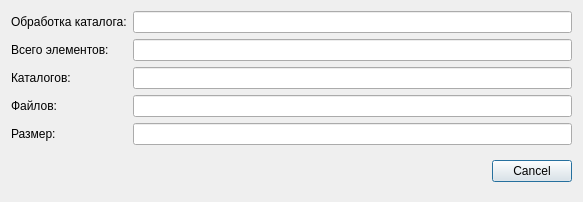
<?xml version="1.0" encoding="UTF-8"?>
<ui version="4.0">
 <class>FileSystemFilePathDialog</class>
 <widget class="QDialog" name="FileSystemFilePathDialog">
  <property name="geometry">
   <rect>
    <x>0</x>
    <y>0</y>
    <width>583</width>
    <height>202</height>
   </rect>
  </property>
  <property name="windowTitle">
   <string>Dialog</string>
  </property>
  <layout class="QVBoxLayout" name="verticalLayout">
   <item>
    <layout class="QGridLayout" name="gridLayout">
     <item row="2" column="0">
      <widget class="QLabel" name="label_5">
       <property name="text">
        <string>Каталогов:</string>
       </property>
      </widget>
     </item>
     <item row="3" column="0">
      <widget class="QLabel" name="label_6">
       <property name="text">
        <string>Файлов:</string>
       </property>
      </widget>
     </item>
     <item row="1" column="0">
      <widget class="QLabel" name="label_4">
       <property name="text">
        <string>Всего элементов:</string>
       </property>
      </widget>
     </item>
     <item row="1" column="1">
      <widget class="QLineEdit" name="lineEditItemCount">
       <property name="focusPolicy">
        <enum>Qt::NoFocus</enum>
       </property>
       <property name="readOnly">
        <bool>true</bool>
       </property>
      </widget>
     </item>
     <item row="0" column="1">
      <widget class="QLineEdit" name="lineEditPath">
       <property name="mouseTracking">
        <bool>false</bool>
       </property>
       <property name="focusPolicy">
        <enum>Qt::NoFocus</enum>
       </property>
       <property name="readOnly">
        <bool>true</bool>
       </property>
      </widget>
     </item>
     <item row="0" column="0">
      <widget class="QLabel" name="label_3">
       <property name="text">
        <string>Обработка каталога:</string>
       </property>
      </widget>
     </item>
     <item row="2" column="1">
      <widget class="QLineEdit" name="lineEditDirCount">
       <property name="focusPolicy">
        <enum>Qt::NoFocus</enum>
       </property>
       <property name="readOnly">
        <bool>true</bool>
       </property>
      </widget>
     </item>
     <item row="3" column="1">
      <widget class="QLineEdit" name="lineEditFileCount">
       <property name="focusPolicy">
        <enum>Qt::NoFocus</enum>
       </property>
       <property name="readOnly">
        <bool>true</bool>
       </property>
      </widget>
     </item>
     <item row="4" column="0">
      <widget class="QLabel" name="label_7">
       <property name="text">
        <string>Размер:</string>
       </property>
      </widget>
     </item>
     <item row="4" column="1">
      <widget class="QLineEdit" name="lineEditSize">
       <property name="focusPolicy">
        <enum>Qt::NoFocus</enum>
       </property>
       <property name="readOnly">
        <bool>true</bool>
       </property>
      </widget>
     </item>
    </layout>
   </item>
   <item>
    <widget class="QDialogButtonBox" name="buttonBox">
     <property name="sizePolicy">
      <sizepolicy hsizetype="Expanding" vsizetype="Preferred">
       <horstretch>0</horstretch>
       <verstretch>0</verstretch>
      </sizepolicy>
     </property>
     <property name="orientation">
      <enum>Qt::Horizontal</enum>
     </property>
     <property name="standardButtons">
      <set>QDialogButtonBox::Cancel</set>
     </property>
    </widget>
   </item>
  </layout>
 </widget>
 <resources/>
 <connections>
  <connection>
   <sender>buttonBox</sender>
   <signal>accepted()</signal>
   <receiver>FileParsePathDialog</receiver>
   <slot>accept()</slot>
   <hints>
    <hint type="sourcelabel">
     <x>248</x>
     <y>254</y>
    </hint>
    <hint type="destinationlabel">
     <x>157</x>
     <y>274</y>
    </hint>
   </hints>
  </connection>
  <connection>
   <sender>buttonBox</sender>
   <signal>rejected()</signal>
   <receiver>FileParsePathDialog</receiver>
   <slot>reject()</slot>
   <hints>
    <hint type="sourcelabel">
     <x>316</x>
     <y>260</y>
    </hint>
    <hint type="destinationlabel">
     <x>286</x>
     <y>274</y>
    </hint>
   </hints>
  </connection>
 </connections>
</ui>
